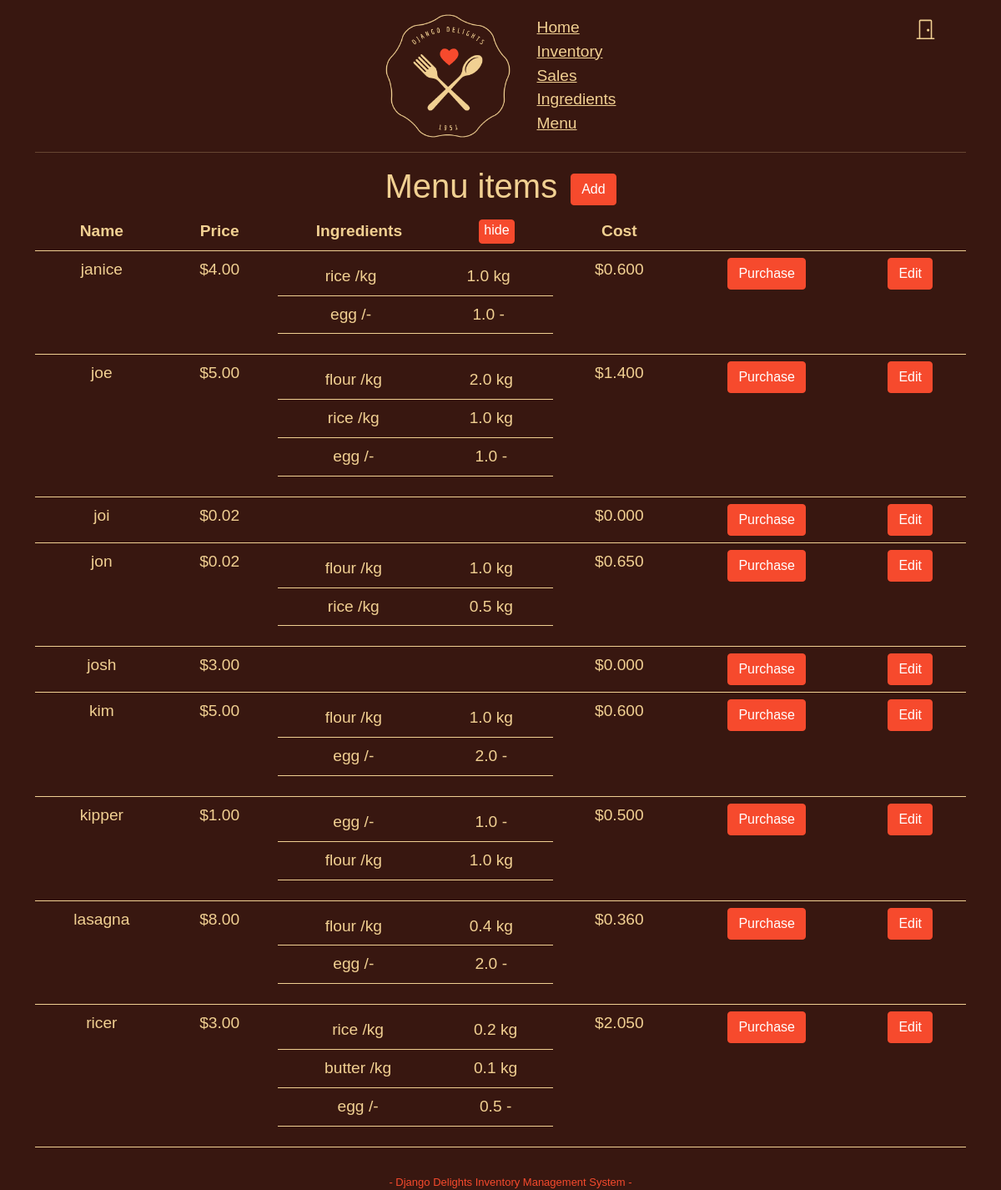
The page /menu/ (signed in) on the database its author committed.
### inventory/models.py (models this page shows, shortened)
class MenuItem(models.Model):
    name = models.CharField(blank=False, max_length=50, unique=True)
    price = models.DecimalField(blank=False, max_digits=6, decimal_places=2, validators=[MinValueValidator(limit_value=0.01)])
    def cost(self):
        result = 0
        for recipeRequirement in self.recipeRequirement.all():
            result += float(recipeRequirement.ingredient.price) * recipeRequirement.amount
        return result
    class Meta:
        ordering = ['name']

class RecipeRequirement(models.Model):
    menuItem = models.ForeignKey(MenuItem, blank=False, related_name='recipeRequirement', on_delete=models.CASCADE)
    ingredient = models.ForeignKey(Ingredient, blank=False, related_name='of', on_delete=models.CASCADE)
    amount = models.FloatField(blank=False, validators=[MinValueValidator(limit_value=0.001)])
    class Meta:
        unique_together = [['menuItem', 'ingredient']]

class Ingredient(models.Model):
    name = models.CharField(blank=False, max_length=50, unique=True)
    class Unit(models.TextChoices):
        KILOGRAMS = 'kg', _('kilograms')
        GRAMS = 'g', _('grams')
        LITRES = 'l', _('litres')
        MILLILITRES = 'ml', _('millilitres')
        OUNCES = 'oz', _('ounces')
        POUNDS = 'lb', _('pounds')
        GALLONS = 'gal', _('gallons')
        PACKETS = 'pkt', _('packets')
        UNITS = '-', _('units')
    unit = models.CharField(blank=False, max_length=3, choices=Unit.choices, default=Unit.UNITS)
    in_stock = models.FloatField(default=0)
    price = models.DecimalField(blank=False, max_digits=6, decimal_places=2, validators=[MinValueValidator(limit_value=0.01)])
    def __str__(self):
        return f'{self.name} /{self.unit}'
    class Meta:
        ordering = ['name']

### inventory/views.py (the view)
# urls.py: path('menu/', views.Menu.as_view(), name='menu'),
class Menu(LoginRequiredMixin, ListView):
    model = MenuItem
    template_name = 'inventory/menu/list.html'

### inventory/templates/inventory/menu/list.html (shortened to what this page needs)
{% extends 'base.html' %}
{% block content %}
<div class="addable">
    <h1>Menu items</h1>
    <a href="{% url 'createmenuitem' %}"><button class="btn">Add</button></a>
</div>
<table class="table">
    <thead>
        <th>Name</th>
        <th>Price</th>
        <th><div class="justified"><span class="ingredients first">Ingredients</span><span id="toggle-ingredients" class="btn small" onclick="hideIngredients()">hide</span></div></th>
        <th>Cost</th>
        <th></th>
        <th></th>
    </thead>
    <tbody>
        {% for item in object_list|dictsort:"name" %}
        <tr>
            <td>{{ item.name }}</td>
            <td>${{ item.price }}</td>
            <td>
                <table class="table ingredients">
                    {% for recipeRequirement in item.recipeRequirement.all %}
                    <tr>
                        <td>{{ recipeRequirement.ingredient }}</td>
                        <td>{{ recipeRequirement.amount }} {{ recipeRequirement.ingredient.unit }}</td>
                    </tr>
                    {% endfor %}
                </table>
            </td>
            <td>${{ item.cost | floatformat:3 }}</td>
            <td><a href="{% url 'createpurchase' item.id %}"><button class="btn">Purchase</button></a></td>
            <td><a href="{% url 'updatemenuitem' item.id %}"><button class="btn">Edit</button></a></td>
        </tr>
        {% endfor %}
    </tbody>
</table>
{% endblock %}

### inventory/static/style.css (style rules this page uses)
:root { --back: #381710; --golden: #f1d092; --heart: #f64a2d; }
body { background-color: var(--back); margin-top: 1rem; font-family: 'Zen Kureniado', sans-serif; position: relative; min-height: calc(100vh - 19px); font-size: 1.2rem; }
body * { color: var(--golden); }
a { color: inherit; }
.addable { display: flex; flex-direction: row; align-items: center; }
h1 { margin-right: 1rem; text-align: center; }
.btn, .btn-primary, .btn-secondary { background-color: var(--heart); color: white; border-color: var(--heart); }
.small { padding: 0 5px; }
.table { border-color: var(--golden); text-align: center; }
.justified { display: flex; justify-content: space-around; }

### rows shown on the page
MenuItem: name "janice", price "4.00", cost "0.600"
RecipeRequirement: ingredient "rice /kg", amount "1.0", ingredient.unit "kg"
RecipeRequirement: ingredient "egg /-", amount "1.0", ingredient.unit "-"
MenuItem: name "joe", price "5.00", cost "1.400"
RecipeRequirement: ingredient "flour /kg", amount "2.0", ingredient.unit "kg"
RecipeRequirement: ingredient "rice /kg", amount "1.0", ingredient.unit "kg"
RecipeRequirement: ingredient "egg /-", amount "1.0", ingredient.unit "-"
MenuItem: name "joi", price "0.02", cost "0.000"
MenuItem: name "jon", price "0.02", cost "0.650"
RecipeRequirement: ingredient "flour /kg", amount "1.0", ingredient.unit "kg"
RecipeRequirement: ingredient "rice /kg", amount "0.5", ingredient.unit "kg"
MenuItem: name "josh", price "3.00", cost "0.000"
MenuItem: name "kim", price "5.00", cost "0.600"
RecipeRequirement: ingredient "flour /kg", amount "1.0", ingredient.unit "kg"
RecipeRequirement: ingredient "egg /-", amount "2.0", ingredient.unit "-"
MenuItem: name "kipper", price "1.00", cost "0.500"
RecipeRequirement: ingredient "egg /-", amount "1.0", ingredient.unit "-"
RecipeRequirement: ingredient "flour /kg", amount "1.0", ingredient.unit "kg"
MenuItem: name "lasagna", price "8.00", cost "0.360"
RecipeRequirement: ingredient "flour /kg", amount "0.4", ingredient.unit "kg"
RecipeRequirement: ingredient "egg /-", amount "2.0", ingredient.unit "-"
MenuItem: name "ricer", price "3.00", cost "2.050"
RecipeRequirement: ingredient "rice /kg", amount "0.2", ingredient.unit "kg"
RecipeRequirement: ingredient "butter /kg", amount "0.1", ingredient.unit "kg"
RecipeRequirement: ingredient "egg /-", amount "0.5", ingredient.unit "-"
